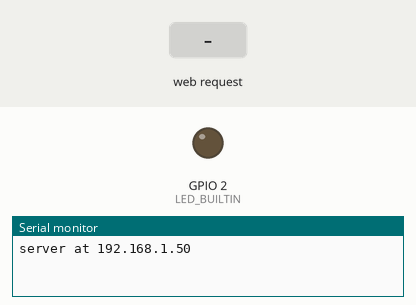
Recording of a sketch running on a simulated ESP32. On the bench: output pins drawn as LEDs (lit = HIGH), the last lines printed to the serial monitor. Inputs (shaded band) come from the test bench. WiFi joins after 1.5 s; servers stay silent unless stated.

Above: at 2.7 s.
2.8 s: HTTP request GET /led?state=on received
At 4.0 s:
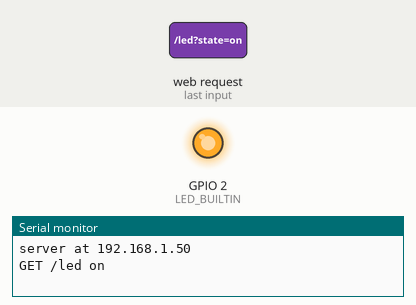
4.3 s: HTTP request GET /led received
At 5.2 s:
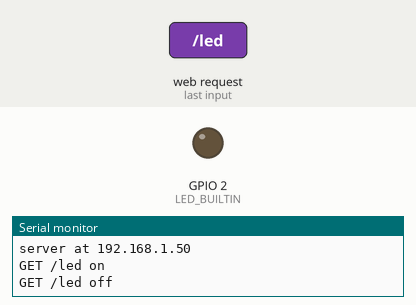
Timing chart, 0 to 7.3 s (numbered marks = the images above; inputs shaded):
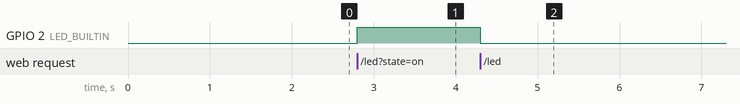

The sketch:

wifi-webserver.ino
```cpp
// wifi-webserver (Pico W) — tests assert (BT112): joins "benchtop" as "picow-web" and serves on
// port 80 with arduino-pico's WebServer: "/" → "hello from pico w", "/led?state=on|off" switches
// the board's LED (on the CYW43439's WL_GPIO0) and answers "led on" / "led off", anything else
// 404 "not here". Prints "server at <ip>" once listening and "GET /led on|off" for each switch.
#include <WiFi.h>
#include <WebServer.h>

WebServer server(80);

void handleRoot() {
  server.send(200, "text/plain", "hello from pico w");
}

void handleLed() {
  bool on = server.arg("state") == "on";
  digitalWrite(LED_BUILTIN, on ? HIGH : LOW);
  Serial.printf("GET /led %s\n", on ? "on" : "off");
  server.send(200, "text/plain", on ? "led on" : "led off");
}

void handleMissing() {
  server.send(404, "text/plain", "not here");
}

void setup() {
  Serial.begin(115200);
  pinMode(LED_BUILTIN, OUTPUT);
  WiFi.setHostname("picow-web");
  WiFi.begin("benchtop", "simulated");
  while (WiFi.status() != WL_CONNECTED) delay(50);
  server.on("/", handleRoot);
  server.on("/led", handleLed);
  server.onNotFound(handleMissing);
  server.begin();
  Serial.printf("server at %s\n", WiFi.localIP().toString().c_str());
}

void loop() {
  server.handleClient();
  delay(2);
}
```

Measured:
- after the input at 2.8 s, GPIO 2 (LED_BUILTIN): LOW → HIGH at once
- after the input at 4.3 s, GPIO 2 (LED_BUILTIN): HIGH → LOW at once
